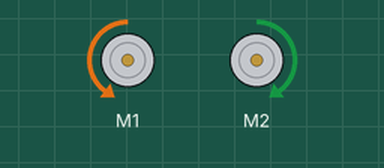
Simulated run of this sketch. Board: Arduino Uno, built with avr-gcc and run on an emulated ATmega328P. Parts: 2 × DC motor (green arrow = forward, orange = backward, longer = faster).

Above: at 0.2 s.
At 0.7 s:
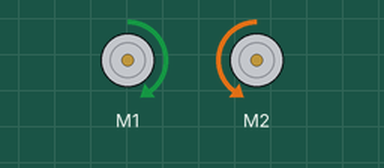
At 2.7 s:
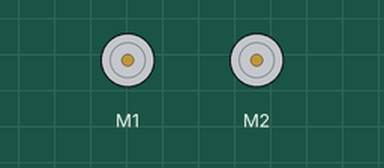
Timing chart, 0 to 3.5 s (numbered marks = the images above):
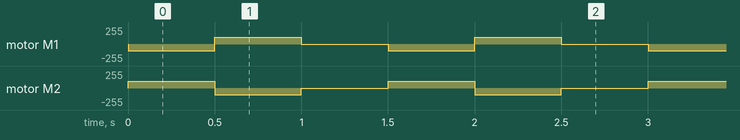

Measured:
- by itself, motor M1: repeats every 1.5 s: forward 100/255 0.50 s, stopped 0.50 s, backward 100/255 0.50 s
- by itself, motor M2: repeats every 1.5 s: backward 100/255 0.50 s, stopped 0.50 s, forward 100/255 0.50 s

The sketch:

02_DC_motors.ino
```cpp
#include <MeMCore.h>

MeDCMotor motor1(M1); //Motor1 is Left Motor
MeDCMotor motor2(M2); //Motor2 is Right Motor

void setup(){}

void loop()
{
  //motor.run() maximum speed is 255 to -255, 0 is stop
  motor1.run(-100); //Motor1 (Left)  forward is -negative
  motor2.run(100);  //Motor2 (Right) forward is +positive
  delay(500);

  motor1.run(100);  //Motor1 (Left)  backward is +positive
  motor2.run(-100); //Motor2 (Right) backward is -negative
  delay(500);

  motor1.stop(); //Stop Motor1
  motor2.stop(); //Stop Motor1
  delay(500);
}
```
